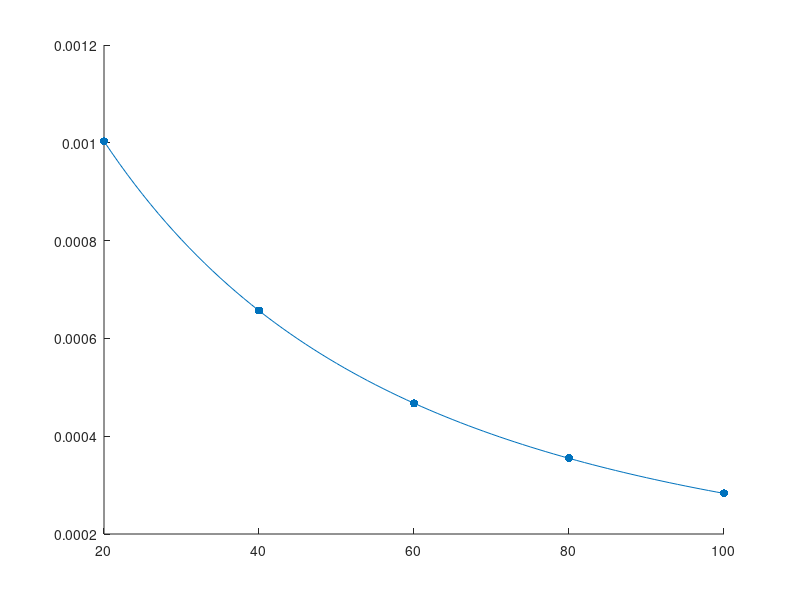

Write the MATLAB code that produced this figure.
format long
T0 = 273.16; %Fasti
%Gögn: 
T = [20,40,60,80,100]';
mu = 10^(-3)*[1.003, 0.657, 0.467, 0.355, 0.283]';
%Linearization
ln_mu = log(mu);

%Stilli upp stuðla fylki sem á að margfaldast við [a,b,c] og jafngilda ln(mu) 

A = [ones(length(T),1),1./(T+T0),1./(T+T0).^2];
b = ln_mu;

%RMSQ aðferð:

x = (A'*A)\A'*b;
scatter(T',mu','filled')
hold on
T_2 = 20:1:100;
T_2 = T_2';
A_2 = [ones(length(T_2),1),1./(T_2+T0),1./(T_2+T0).^2];
mu_2 = exp(A_2*x);
plot(T_2,mu_2);

RMSE = sum((exp(A*x)-mu).^2*1)/length(A);




